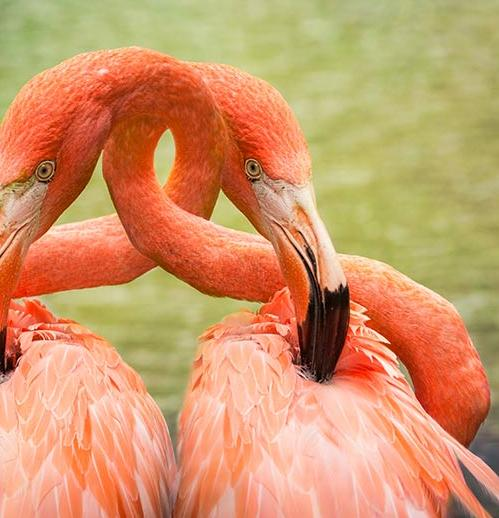
%> input picture test2.jpg, 499 x 518 px
$ octave main.m   (GNU Octave 9; MATLAB toolbox functions it lacks are replaced by stand-ins)
%> lines starting %> are read from the running program, lines starting %| are printed output that depends on the picture
### createGussianKernel.m
function gk = createGussianKernel(size,sigma)
pie = 3.141592653;

k = 1/(2*pie*sigma*sigma);

gk = zeros(size,size);
mid = (1+size)/2;
for i = 1:size
    for j = 1:size
        c = -((  (mid-i)^2 + (mid-j)^2  )/(2*sigma*sigma));
        gk(i,j) = k*exp(c);
    end
end

end

### main.m
close all
clear all


%based on https://blog.csdn.net/weixin_38404120/article/details/73740612
%https://www.cnblogs.com/wangguchangqing/p/4853263.html


sigma  = 0.6;
k = 1/4;

% load image
img = imread('test2.jpg');
%> img is the input picture: size 518x499x3 uint8; mean R, G, B 207.4, 150.6, 105
img = rgb2gray(img);
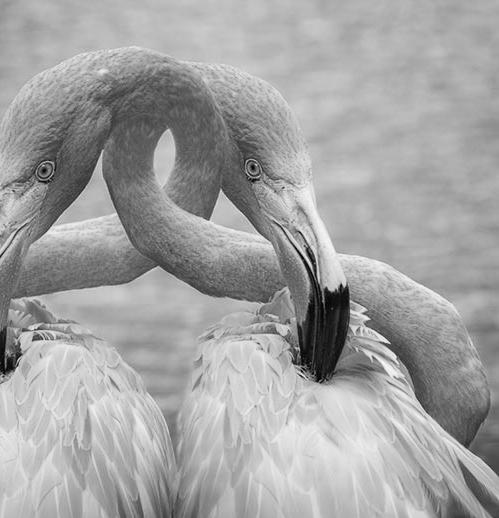
%> img: size 518x499 uint8; min 2, max 253, mean 162.4
img = imresize(img,0.5);
%> img: size 259x250 uint8
%imshow(img)

sclaes = [];
sigmas = [];
%create scales
for i = 1:4
    sigmas(i) = sigma*(2^(i-1));
    sclaes(i) = (k^i)*sigma*(2^(i-1));
end


%create gussian kernel 高斯核
for i = 1:4
    gk{i} = createGussianKernel(5,sclaes(i));
end


%convolution on image with gussian kernel
%https://www.mathworks.com/help/matlab/ref/conv2.html
% img =gk conv2(img,gk);
% img = uint8(img);


%create Laplassian of gussian
%resize of 5 level
LOG1 = {};
for i = 1:5
    LOG1{i} = imresize(img,0.5^(i-1));
end
%> after the loop, LOG1 = 5 items


%for each Octave create image for different gaussian
LOG = {};
for i = 1:5
    for j = 1:4
        LOG{i}.gussian{j} = conv2(LOG1{i},gk{j});
    end
end
%> after the loop, LOG = 5 items


%create DOG
DOG = {};
for i = 1:5
    for j = 1:3
        DOG{i}.gussian{j} = LOG{i}.gussian{j+1} - LOG{i}.gussian{j};
    end
end
%> after the loop, DOG = 5 items

%search for exrtem value
extrem_min = 0.4;
extrem_max = 0.6;

extrems = {};
extrmsIdx = 1;
for i = 1:5
    for gLevel = 1+1:3-1

        tempImg = DOG{i}.gussian{gLevel};
        tempImg = tempImg-min(min(tempImg));
        tempImg = tempImg/max(max(tempImg));
        width = size(tempImg,1);
        height = size(tempImg,2);

        tempImg_upper = DOG{i}.gussian{gLevel-1};
        tempImg_lower = DOG{i}.gussian{gLevel-1};

        for m = 1+1:width-1
            for n = 1+1:height-1
                [i,gLevel,m,n]
                current = tempImg(m,n);

                %search for 26 pixels around
                around = tempImg_upper(m-1:m+1,n-1:n+1);
                around = [around, tempImg_lower(m-1:m+1,n-1:n+1)];

                around = [around(1,:), around(2,:) around(3,:)];

                for x = -1:1
                    for y = -1:1
                        if(~(x==0&&y==0))
                            around = [around,tempImg(m+x,n+y)];
                        end
                    end
                end
                if((current<min(around) || current > max(around))&&current>=extrem_min&&current<=extrem_max)
                    extrems{extrmsIdx}.location = [n,m];
                    extrems{extrmsIdx}.scale = sclaes(gLevel);
                    extrems{extrmsIdx}.octaive = i;
                    extrems{extrmsIdx}.extremVal = current;
                    %extrems{extrmsIdx}.gradiant.m = sqrt((tempImg(m+1,n)-tempImg(m-1,n))^2 + (tempImg(m,n+1)-tempImg(m,n-1))^2);
                    %extrems{extrmsIdx}.gradiant.theta = atan((tempImg(m,n+1)-tempImg(m,n-1)) / (tempImg(m+1,n)-tempImg(m-1,n)));

                    gradiant = [];
                    gradiantIdx= 1;
                    %explore neighbors for orientation
                    k = int32(3*1.5*sigmas(gLevel));
                    for x = -k:k
                        for y = -k:k
                            if((m+x-1>=1&&m+x+1<=width&&n+y-1>=1&&n+y+1<=height))
                                gradiant(gradiantIdx,1) = sqrt((tempImg(m+x+1,n+y)-tempImg(m+x-1,n+y))^2 + (tempImg(m+x,n+y+1)-tempImg(m+x,n+y-1))^2);
                                gradiant(gradiantIdx,2) = myatan((tempImg(m+x,n+y+1)-tempImg(m+x,n+y-1)) , (tempImg(m+x+1,n+y)-tempImg(m+x-1,n+y)));
                                gradiantIdx = gradiantIdx+1;
                            end
                        end
                    end

                    %check distribution of oritation
                    BinEdges = [0:(2*3.14159)/36.0:2*3.14159];
                    h = histcounts(gradiant(:,2),BinEdges);
                    %hh = histogram(gradiant(:,2),[0:(2*3.14159)/36.0:2*3.14159]);
                    distribution = h;
                    [maxV,maxIdx] = max(distribution);
                    extrems{extrmsIdx}.gradiant.m = maxV;
                    extrems{extrmsIdx}.gradiant.theta = (BinEdges(maxIdx+1) + BinEdges(maxIdx))/2;
                    a = 1;
                    %current
                    extrmsIdx = extrmsIdx +1;
                end

            end
        end
    end
end
%> after the loop, BinEdges = 37 values from 0 to 6.28; a = 1; distribution = 36 values, max 8 at index 8, min 0 at index 28, mean 3.36; extrems = 600 items; extrmsIdx = 601; gradiant = 121 rows, first 12: [0.698 1.69; 0.394 3.72; 0.437 3.8; 0.311 3.81; 0.131 3.53; 0.0991 1.57; 0.433 2.47; 0.515 2.54; 0.339 2.45; 0.0812 1.63; 0.0613 4.08; 0.515 1.77]; gradiantIdx = 122; h has the same summary as distribution; k = 5; maxIdx = 8; maxV = 8


%TODO: Eliminating edge responses


%show extrem points
figure
for i = 1:5
%> this loop made 5 passes; what is shown inside it comes from the first
    subplot(1,5,i)
    imshow(LOG{i}.gussian{1},[])
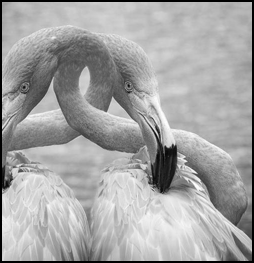
%> displayed picture: size 263x254, on the screen's scale of 0 to 255; min 0, max 255, mean 164.5
    size(LOG{i}.gussian{1})
%> ans = [263 254]
    hold on;
    for j = 1:length(extrems)
        count = 0;
        if(extrems{j}.octaive==i)
            location = extrems{j}.location;
            plot(location(1),location(2),'o','MarkerSize',2);
            %plot orientation
            orientation_xy_d = [extrems{j}.gradiant.m*cos(extrems{j}.gradiant.theta),extrems{j}.gradiant.m*sin(extrems{j}.gradiant.theta)];
            orientation_xy = location+orientation_xy_d;
            plot([location(1),orientation_xy(1)],[location(2),orientation_xy(2)])
            count = count +1;
        end
        count;
    end
%> this loop made 600 passes
%> (location, orientation_xy_d, orientation_xy) on passes 1 to 12: ([5 5], [-1.92 21.92], [3.08 26.92]), ([85 33], [-12.95 -1.13], [72.05 31.87]), ([79 34], [-15.94 -1.39], [63.06 32.61]), ([72 36], [-12.29 -8.6], [59.71 27.4]), ([64 38], [-10.65 -7.46], [53.35 30.54]), ([87 38], [-8.19 5.74], [78.81 43.74]), ([97 38], [-12.02 12.02], [84.98 50.02]), ([66 39], [-13.11 -9.18], [52.89 29.82]), ([69 39], [-14.74 -10.32], [54.26 28.68]), ([61 40], [-11.95 -1.05], [49.05 38.95]), ([95 40], [-14.49 3.88], [80.51 43.88]), ([64 42], [-13.52 -3.62], [50.48 38.38])
%> after the loop, location = [94 260]; orientation_xy = [77.06 258.5]; orientation_xy_d = [-16.94 -1.48]
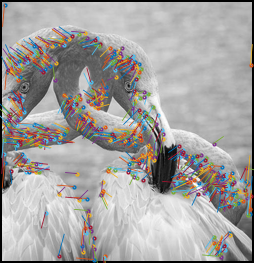
%> figure redrawn from the program's plot data
end
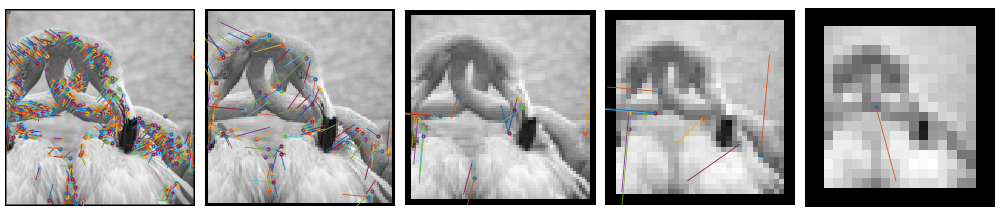
%> figure redrawn from the program's plot data, 5 panels
hold off
